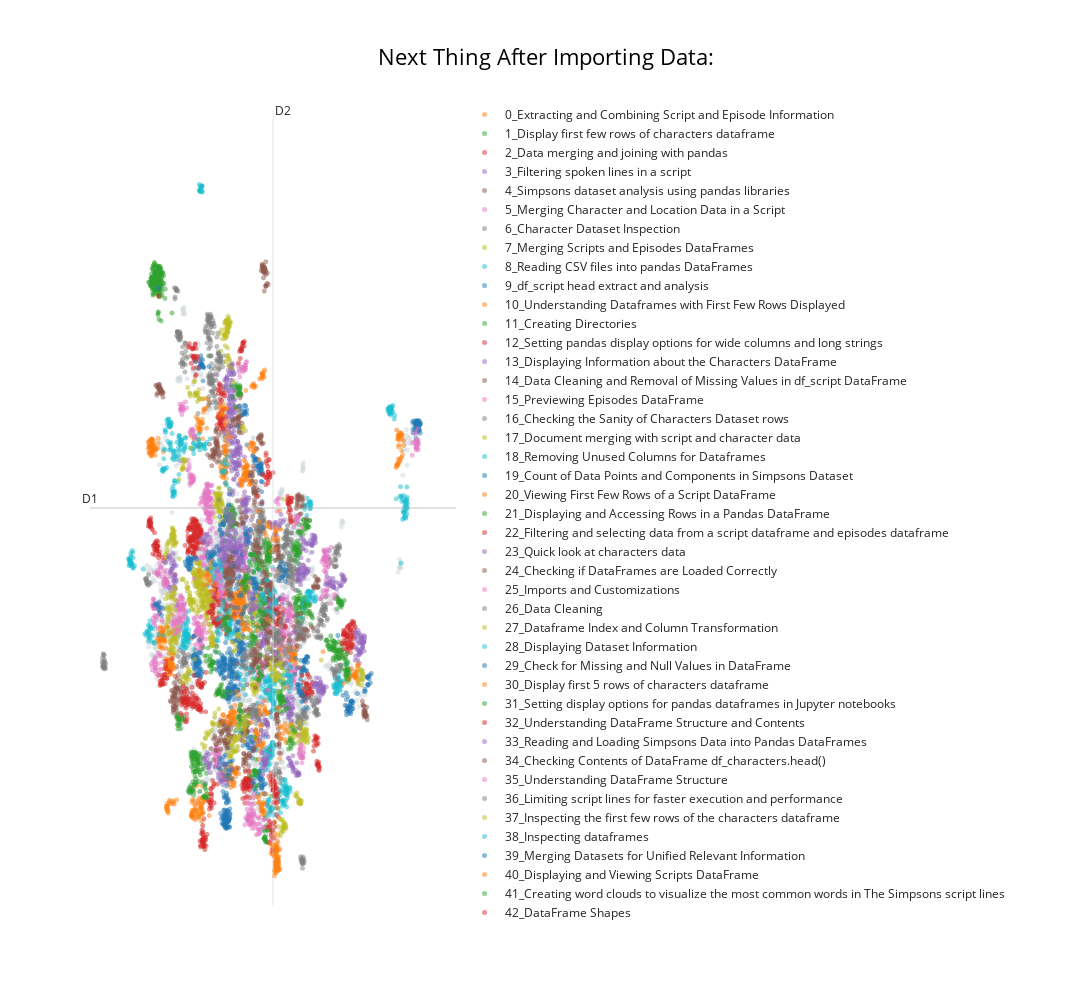

The cell this chart's notebook holds for it:
### Code cell
topic_model.visualize_documents(answer_list, reduced_embeddings=reduced_embeddings, width=1800, height=1000, hide_annotations=True, title="Next Thing After Importing Data:")
